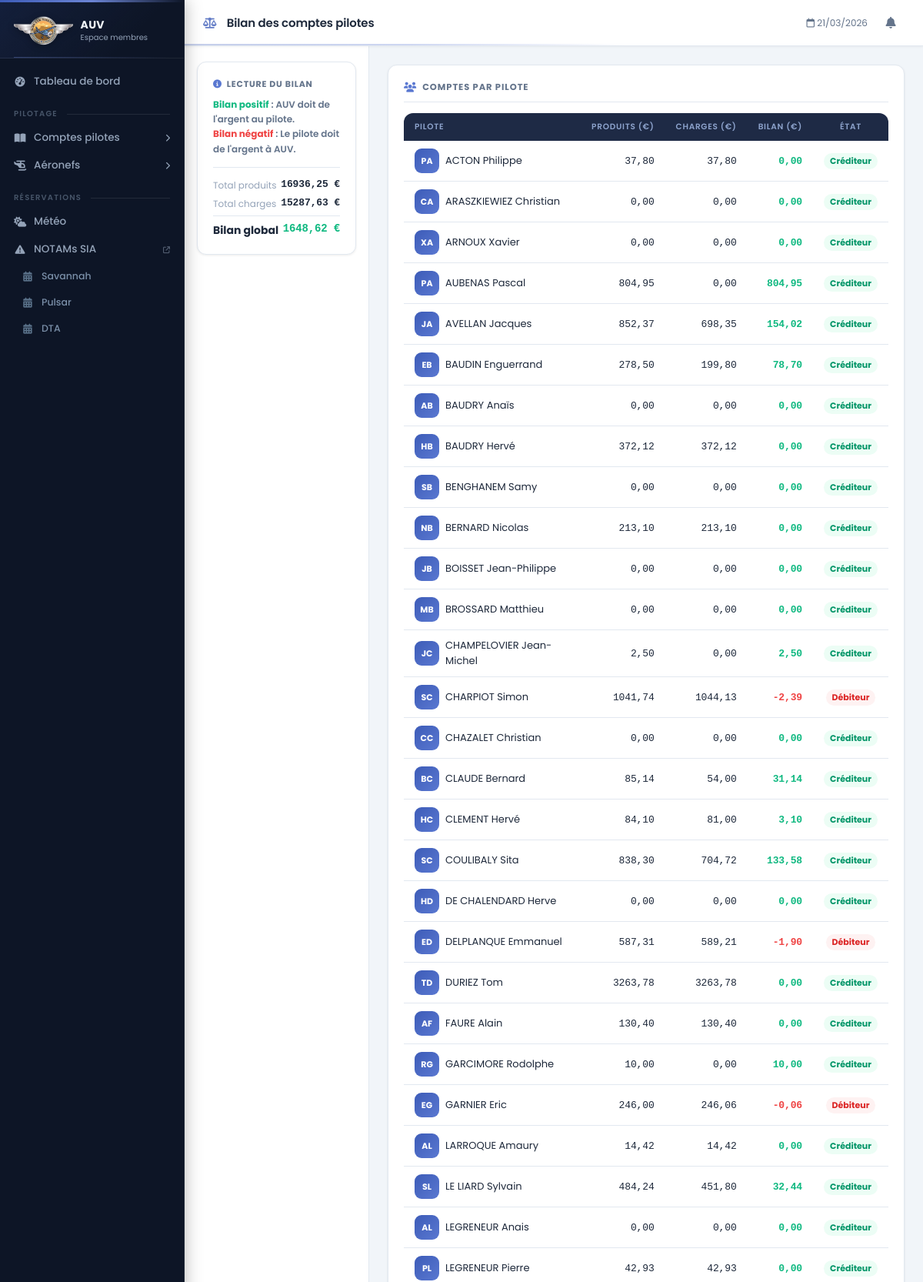
Page /intranetBilanComptePilote (signed in, upper part) on the committed database.
### Intranet/models.py (models this page shows, shortened)
class Aeronef(models.Model):
    def __str__(self):
        text = self.type
        return text
    type = models.CharField(max_length = 20)
    classeULM = models.ForeignKey('ClasseULM',
                                  on_delete=models.CASCADE,
                                  default = 3)
    immatriculation = models.CharField(max_length = 6,
                                       default = 'XXXXX')
    indicatifRadio = models.CharField(max_length = 6,
                                       default = 'F-JXXX')
    limiteAptitudeVol = models.DateField(blank = True,
                            null = True)
    limiteLSA = models.DateField(blank = True,
                            null = True)
    limiteParachute = models.DateField(blank = True,
                            null = True)
    date = models.DateField(blank = True,
                            null = True)
    tarifPilote = models.DecimalField(decimal_places = 2,
                                      max_digits = 5,
                                      default = 00.00)
    tarifElevePilote = models.DecimalField(decimal_places = 2,
                                      max_digits = 5,
                                      default = 00.00)

class Member(models.Model):
    def __str__(self):
        return self.name + " " + self.vorname
    statut = models.ForeignKey('Statut',
                               on_delete=models.CASCADE,
                               default = 5)
    name = models.CharField(max_length = 50)
    vorname = models.CharField(max_length = 50)
    password = models.CharField(max_length = 20,
                                default = '0000')
    genre = models.ForeignKey('Sex',
                               on_delete=models.CASCADE,
                               default = 1)
    birthday = models.DateField(blank = True,
                                null = True)
    phone = models.CharField(max_length = 14,
                             blank=True,
                             null = True)
    email = models.EmailField(max_length = 50,
                              blank=True,
                              null = True)
    zip = models.CharField(max_length = 5,
                           blank=True,
                           null = True)
    city = models.CharField(max_length = 50,
                            blank=True,
                            null = True)
    adress = models.CharField(max_length = 200,
                              blank=True,
                              null = True)
    licenceFFPLUM = models.CharField(max_length = 6,
                                     blank = True,
                                     null = True)
    licenceAUV = models.ForeignKey(OuiNon,
                                on_delete=models.CASCADE,
                                related_name='licenceAUVOuiNon',
                                default = 1)
    brevetInstructeur = models.ForeignKey(OuiNon,
                                on_delete=models.CASCADE,
                                related_name='brevetInstructeurOuiNon',
                                default = 1)
    datePiloteC2 = models.DateField(blank = True,
                                null = True)
    datePiloteC3 = models.DateField(blank = True,
                                null = True)
    datePiloteC4 = models.DateField(blank = True,
                                null = True)
    dateEmportC2 = models.DateField(blank = True,
                                null = True)
    dateEmportC3 = models.DateField(blank = True,
                                null = True)
    dateEmportC4 = models.DateField(blank = True,
                                null = True)
    dateBaptemeC2 = models.DateField(blank = True,
                                null = True)
    dateBaptemeC3 = models.DateField(blank = True,
                                null = True)
    dateBaptemeC4 = models.DateField(blank = True,
                                null = True)
    reportComptePilote2024 = models.DecimalField(decimal_places = 2,
                                                 max_digits = 8,
                                                 default = 00.00)
    produitComptePilote = models.DecimalField(decimal_places = 2,
                                            max_digits = 8,
                                            default = 00.00)
    chargeComptePilote = models.DecimalField(decimal_places = 2,
                                            max_digits = 8,
                                            default = 00.00)
    @property
    def bilanComptePilote(self):
        return self.produitComptePilote - self.chargeComptePilote
    class Meta:
        ordering = ['name','vorname']

### Intranet/MenuComptesPilotes/views.py (the view)
# urls.py: path('intranetBilanComptePilote', intranetBilanComptePilote, name="intranet_Bilan_Compte_Pilote"),
def intranetBilanComptePilote(request):
    loggedMember = getLoggedMemberFromRequest(request)
    if loggedMember:
        templateName = 'intranetBilanComptePilote.html'
        context = {
            'loggedMember' : loggedMember,
            'current_date_time' : dateTimeParis(),
            'current_year' : datetime.now().year,
            'allAeronef' : Aeronef.objects.all(),
            }
        allMember = Member.objects.all()
        totalProduit = 0
        totalCharge = 0
        totalBilan = 0
        for member in allMember:
            totalProduit += member.produitComptePilote
            totalCharge += member.chargeComptePilote
            totalBilan += member.bilanComptePilote
        context['totalProduit'] = totalProduit
        context['totalCharge'] = totalCharge
        context['totalBilan'] = totalBilan
        context['allMember'] = allMember
        return render(request, templateName, context)
    else:
        return redirect('/internetAccueil')

### Intranet/context_processors.py (called while the page is built)
def notifications(request):
    if 'loggedMemberId' not in request.session:
        return {}
    from Intranet.models import Member
    try:
        member = Member.objects.get(id=request.session['loggedMemberId'])
        notifs = Notification.objects.filter(recipient=member).order_by('-created_at')[:8]
        unread = Notification.objects.filter(recipient=member, is_read=False).count()
        return {
            'notifications': notifs,
            'notif_count':   unread,
        }
    except Exception:
        return {}

### Intranet/models.py (called while the page is built)
    def __str__(self):
        return self.value

### Intranet/views.py (called while the page is built)
def getLoggedMemberFromRequest(request):
    if 'loggedMemberId' in request.session:
        loggedMemberId = request.session['loggedMemberId']
        loggedMember = Member.objects.get(id=loggedMemberId)
        return loggedMember
    return None

### ULMASSO/views.py (called while the page is built)
def dateTimeParis():
    now = datetime.now(tz = ZoneInfo("Europe/Paris"))
    return now.strftime("%d/%m/%Y %H:%M")

### Intranet/templates/intranetBilanComptePilote.html (shortened to what this page needs)
{% extends "baseIntranet.html" %}
{% block bodyId %}intranetBilanComptePilotePage{% endblock %}
{% block titrePage %}
    <i class="fa-solid fa-scale-balanced"></i> Bilan des comptes pilotes
{% endblock %}
{% block asideContent %}
    <div class="card" style="margin-bottom:0">
        <div class="card-label"><i class="fa-solid fa-circle-info"></i> Lecture du bilan</div>
        <p style="font-size:12px;color:var(--text-2);margin-top:8px;line-height:1.6">
            <strong style="color:var(--success)">Bilan positif</strong> : AUV doit de l'argent au pilote.<br>
            <strong style="color:var(--danger)">Bilan négatif</strong> : Le pilote doit de l'argent à AUV.
        </p>
        <div style="border-top:1px solid var(--border);margin-top:14px;padding-top:14px">
            <div style="display:flex;justify-content:space-between;font-size:13px;margin-bottom:6px">
                <span class="text-muted">Total produits</span>
                <strong class="num">{{ totalProduit }} €</strong>
            </div>
            <div style="display:flex;justify-content:space-between;font-size:13px;margin-bottom:6px">
                <span class="text-muted">Total charges</span>
                <strong class="num">{{ totalCharge }} €</strong>
            </div>
            <div style="display:flex;justify-content:space-between;font-size:14px;border-top:1px solid var(--border);padding-top:8px;margin-top:4px">
                <span style="font-weight:700">Bilan global</span>
                <strong class="num {% if totalBilan >= 0 %}positive{% else %}negative{% endif %}">{{ totalBilan }} €</strong>
            </div>
        </div>
    </div>
{% endblock %}
{% block mainContent %}
<div class="card-section">
    <h3><i class="fa-solid fa-users"></i> Comptes par pilote</h3>
    {% if allMember %}
    <table>
        <thead>
            <tr>
                <th>Pilote</th>
                <th class="text-right">Produits (€)</th>
                <th class="text-right">Charges (€)</th>
                <th class="text-right">Bilan (€)</th>
                <th class="text-center">État</th>
            </tr>
        </thead>
        <tbody>
            {% for member in allMember %}
            <tr>
                <td>
                    <div style="display:flex;align-items:center;gap:8px">
                        <div class="member-avatar-sm">{{ member.vorname|slice:":1" }}{{ member.name|slice:":1" }}</div>
                        {{ member }}
                    </div>
                </td>
                <td class="text-right num">{{ member.produitComptePilote }}</td>
                <td class="text-right num">{{ member.chargeComptePilote }}</td>
                <td class="text-right num {% if member.bilanComptePilote >= 0 %}positive{% else %}negative{% endif %}">
                    <strong>{{ member.bilanComptePilote }}</strong>
                </td>
                <td class="text-center">
                    {% if member.bilanComptePilote >= 0 %}
                        <span class="badge badge-success">Créditeur</span>
                    {% else %}
                        <span class="badge badge-danger">Débiteur</span>
                    {% endif %}
                </td>
            </tr>
            {% endfor %}
        </tbody>
    </table>
    {% else %}
    <div class="empty-state">
        <i class="fa-solid fa-users-slash"></i>
        <p>Aucun membre enregistré</p>
    </div>
    {% endif %}
</div>
{% endblock %}

### Intranet/templates/baseIntranet.html (shortened to what this page needs)
<!DOCTYPE html>
<html lang="fr">
<head>
    <link rel="stylesheet" href="https://cdnjs.cloudflare.com/ajax/libs/font-awesome/6.5.0/css/all.min.css">
    <link rel="stylesheet" type="text/css" href="static/css/styleIntranet.css">
    <link rel="stylesheet" type="text/css" href="static/css/styleMenuPrincipal.css">
</head>
<body id="{% block bodyId %}page{% endblock %}">
<nav id="sidebar">
    <div class="sb-logo">
        <img src="static/res/icones/logo.png" alt="AUV">
        <div>
            <div class="sb-logo-text">AUV</div>
            <div class="sb-logo-sub">Espace membres</div>
        </div>
    </div>
    <div class="sb-nav">
        <a href="intranetAccueil" class="sb-item">
            <i class="fa-solid fa-gauge-high"></i>
            Tableau de bord
        </a>
        <div class="sb-section-label">Pilotage</div>
        <details class="sb-group">
            <summary class="sb-item">
                <i class="fa-solid fa-book-open"></i>
                Comptes pilotes
                <i class="fa-solid fa-chevron-right sb-chevron"></i>
            </summary>
        </details>
        <details class="sb-group">
            <summary class="sb-item">
                <i class="fa-solid fa-helicopter"></i>
                Aéronefs
                <i class="fa-solid fa-chevron-right sb-chevron"></i>
            </summary>
        </details>
        <div class="sb-section-label">Réservations</div>
        <a href="intranetWeather" class="sb-item">
            <i class="fa-solid fa-cloud-sun"></i>
            Météo
        </a>
        <a href="https://www.sia.aviation-civile.gouv.fr/documents/supaip/notam.php" target="_blank" class="sb-item">
            <i class="fa-solid fa-triangle-exclamation"></i>
            NOTAMs SIA
            <i class="fa-solid fa-external-link" style="font-size:9px;margin-left:auto;opacity:.5"></i>
        </a>
        {% for aeronef in allAeronef %}
        <a href="{% url 'intranet_Reservation_Calendrier' aeronef %}" class="sb-item sb-item-cal">
            <i class="fa-solid fa-calendar-days"></i>
            {{ aeronef.type }}
        </a>
        {% endfor %}
    </div>
</nav>
<div id="appMain">
    <header id="topBar">
        <div class="tb-title">
            {% block titrePage %}{% endblock %}
        </div>
        <div class="tb-right">
            <span style="font-size:12px;color:#64748b" id="tb-date">
                <i class="fa-regular fa-calendar"></i>
                {{ current_date_time|slice:":10" }}
            </span>
            <div style="position:relative">
                <button class="notif-btn" id="notifBtn" onclick="toggleNotif()">
                    <i class="fa-solid fa-bell"></i>
                </button>
            </div>
        </div>
    </header>
    <div id="contentArea">
        <aside id="asideContent">
            {% block asideContent %}{% endblock %}
        </aside>
        <main id="mainContent">
            {% block mainContent %}{% endblock %}
        </main>
    </div>
</div>
</body>
</html>

### rows in the picture
Aeronef: type "Savannah"
Aeronef: type "Pulsar"
Aeronef: type "DTA"
Member: vorname "P", name "A", name+vorname "ACTON Philippe", produitComptePilote "37,80", chargeComptePilote "37,80", bilanComptePilote "0,00", shows "Créditeur"
Member: vorname "C", name "A", name+vorname "ARASZKIEWIEZ Christian", produitComptePilote "0,00", chargeComptePilote "0,00", bilanComptePilote "0,00", shows "Créditeur"
Member: vorname "X", name "A", name+vorname "ARNOUX Xavier", produitComptePilote "0,00", chargeComptePilote "0,00", bilanComptePilote "0,00", shows "Créditeur"
Member: vorname "P", name "A", name+vorname "AUBENAS Pascal", produitComptePilote "804,95", chargeComptePilote "0,00", bilanComptePilote "804,95", shows "Créditeur"
Member: vorname "J", name "A", name+vorname "AVELLAN Jacques", produitComptePilote "852,37", chargeComptePilote "698,35", bilanComptePilote "154,02", shows "Créditeur"
Member: vorname "E", name "B", name+vorname "BAUDIN Enguerrand", produitComptePilote "278,50", chargeComptePilote "199,80", bilanComptePilote "78,70", shows "Créditeur"
Member: vorname "A", name "B", name+vorname "BAUDRY Anaïs", produitComptePilote "0,00", chargeComptePilote "0,00", bilanComptePilote "0,00", shows "Créditeur"
Member: vorname "H", name "B", name+vorname "BAUDRY Hervé", produitComptePilote "372,12", chargeComptePilote "372,12", bilanComptePilote "0,00", shows "Créditeur"
Member: vorname "S", name "B", name+vorname "BENGHANEM Samy", produitComptePilote "0,00", chargeComptePilote "0,00", bilanComptePilote "0,00", shows "Créditeur"
Member: vorname "N", name "B", name+vorname "BERNARD Nicolas", produitComptePilote "213,10", chargeComptePilote "213,10", bilanComptePilote "0,00", shows "Créditeur"
Member: vorname "J", name "B", name+vorname "BOISSET Jean-Philippe", produitComptePilote "0,00", chargeComptePilote "0,00", bilanComptePilote "0,00", shows "Créditeur"
Member: vorname "M", name "B", name+vorname "BROSSARD Matthieu", produitComptePilote "0,00", chargeComptePilote "0,00", bilanComptePilote "0,00", shows "Créditeur"
Member: vorname "J", name "C", name+vorname "CHAMPELOVIER Jean-Michel", produitComptePilote "2,50", chargeComptePilote "0,00", bilanComptePilote "2,50", shows "Créditeur"
Member: vorname "S", name "C", name+vorname "CHARPIOT Simon", produitComptePilote "1041,74", chargeComptePilote "1044,13", bilanComptePilote "-2,39", shows "Débiteur"
Member: vorname "C", name "C", name+vorname "CHAZALET Christian", produitComptePilote "0,00", chargeComptePilote "0,00", bilanComptePilote "0,00", shows "Créditeur"
Member: vorname "B", name "C", name+vorname "CLAUDE Bernard", produitComptePilote "85,14", chargeComptePilote "54,00", bilanComptePilote "31,14", shows "Créditeur"
Member: vorname "H", name "C", name+vorname "CLEMENT Hervé", produitComptePilote "84,10", chargeComptePilote "81,00", bilanComptePilote "3,10", shows "Créditeur"
Member: vorname "S", name "C", name+vorname "COULIBALY Sita", produitComptePilote "838,30", chargeComptePilote "704,72", bilanComptePilote "133,58", shows "Créditeur"
Member: vorname "H", name "D", name+vorname "DE CHALENDARD Herve", produitComptePilote "0,00", chargeComptePilote "0,00", bilanComptePilote "0,00", shows "Créditeur"
Member: vorname "E", name "D", name+vorname "DELPLANQUE Emmanuel", produitComptePilote "587,31", chargeComptePilote "589,21", bilanComptePilote "-1,90", shows "Débiteur"
Member: vorname "T", name "D", name+vorname "DURIEZ Tom", produitComptePilote "3263,78", chargeComptePilote "3263,78", bilanComptePilote "0,00", shows "Créditeur"
Member: vorname "A", name "F", name+vorname "FAURE Alain", produitComptePilote "130,40", chargeComptePilote "130,40", bilanComptePilote "0,00", shows "Créditeur"
Member: vorname "R", name "G", name+vorname "GARCIMORE Rodolphe", produitComptePilote "10,00", chargeComptePilote "0,00", bilanComptePilote "10,00", shows "Créditeur"
Member: vorname "E", name "G", name+vorname "GARNIER Eric", produitComptePilote "246,00", chargeComptePilote "246,06", bilanComptePilote "-0,06", shows "Débiteur"
Member: vorname "A", name "L", name+vorname "LARROQUE Amaury", produitComptePilote "14,42", chargeComptePilote "14,42", bilanComptePilote "0,00", shows "Créditeur"
Member: vorname "S", name "L", name+vorname "LE LIARD Sylvain", produitComptePilote "484,24", chargeComptePilote "451,80", bilanComptePilote "32,44", shows "Créditeur"
Member: vorname "A", name "L", name+vorname "LEGRENEUR Anais", produitComptePilote "0,00", chargeComptePilote "0,00", bilanComptePilote "0,00", shows "Créditeur"
Member: vorname "P", name "L", name+vorname "LEGRENEUR Pierre", produitComptePilote "42,93", chargeComptePilote "42,93", bilanComptePilote "0,00", shows "Créditeur"

### other values in the picture
{{ current_date_time|slice:":10" }} "21/03/2026"
{{ totalProduit }} "16936,25"
{{ totalCharge }} "15287,63"
{{ totalBilan }} "1648,62"
